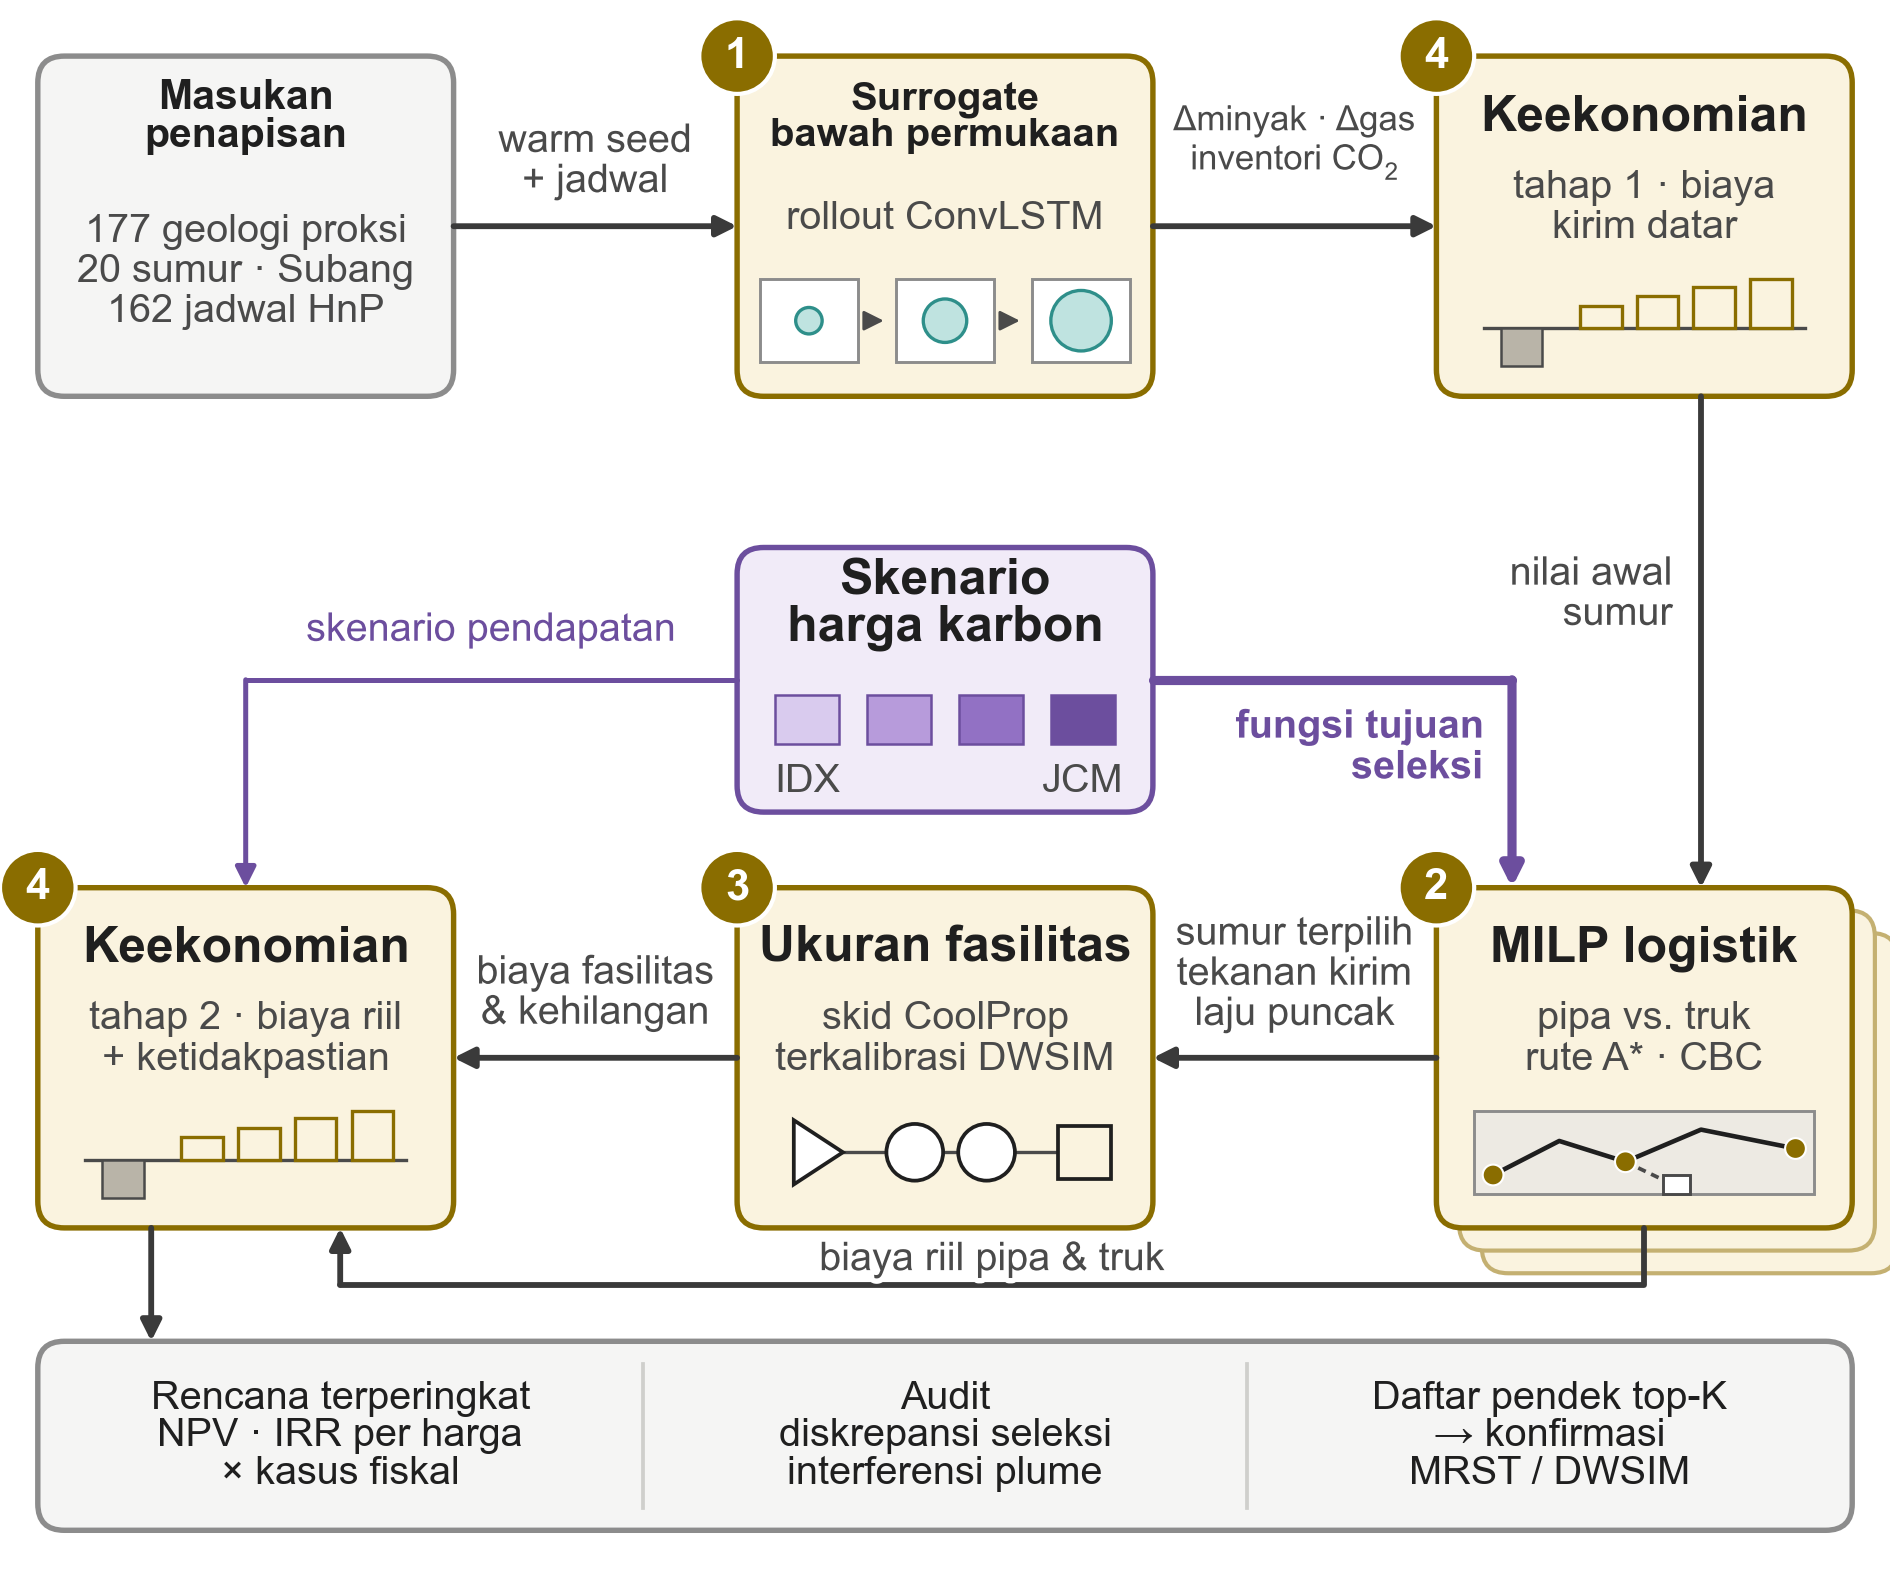

Reproduce this figure in Python.
"""Figure 1 — Integrated framework and two-pass data flow.

Renders at true print size (6.3 in = A4 text width at 2.5 cm side margins), so
font point sizes in this script are the sizes the reader sees. Visual system:
warm gold = framework modules, purple ramp = carbon-price scenarios, neutral
gray = inputs/outputs, ink text only (color never carries text).

Output: fig01_framework.pdf (paper) and fig01_framework.png (review).
"""

from pathlib import Path

import matplotlib

matplotlib.use("Agg")
import matplotlib.patheffects as pe
import matplotlib.pyplot as plt
from feature007_common import localize
from matplotlib.patches import Circle, FancyArrowPatch, FancyBboxPatch, Rectangle
from feature007_common import parser, require_ready

OUT_DIR = Path(__file__).parent

args = parser(1, __doc__).parse_args()
manifest, _ = require_ready(args.bundle, args.figure_number)
screening = manifest["experiment_design"]["screening"]

# ---------------------------------------------------------------- visual system
INK = "#1F1F1F"
SUB_INK = "#4A4A4A"
GOLD_EDGE = "#8A6D00"
GOLD_FILL = "#FAF3DF"
GOLD_SHADOW = "#C4B071"
PURPLE_EDGE = "#6C4E9E"
PURPLE_FILL = "#F1EBF8"
PURPLE_RAMP = ["#D9CBEE", "#B79BDB", "#9271C4", "#6C4E9E"]
GRAY_EDGE = "#8C8C8C"
GRAY_FILL = "#F5F5F4"
ARROW = "#3A3A3A"
TEAL = "#2E8F8A"
TEAL_LIGHT = "#BFE3E0"

F_TITLE = 12.0  # module titles
F_SUB = 9.5     # box sublines
F_LBL = 9.5     # arrow labels
F_BADGE = 10.5  # numbered badges

HALO = [pe.withStroke(linewidth=2.6, foreground="white")]

plt.rcParams.update(
    {
        "font.family": "Arial",
        "mathtext.default": "regular",
        "pdf.fonttype": 42,
        "ps.fonttype": 42,
        "text.color": INK,
    }
)

# ------------------------------------------------------------------- canvas
W_IN = 6.3
XMAX, YMAX = 100.0, 84.0
fig = plt.figure(figsize=(W_IN, W_IN * YMAX / XMAX))
ax = fig.add_axes([0, 0, 1, 1])
ax.set_xlim(0, XMAX)
ax.set_ylim(0, YMAX)
ax.set_aspect("equal")
ax.axis("off")

# column x-extents (3 columns) and row y-extents
COL = {"A": (2, 24), "B": (39, 61), "C": (76, 98)}
ROW_TOP = (63, 81)
ROW_MID = (41, 55)
ROW_BOT = (19, 37)
BAR = (3, 13)


# ------------------------------------------------------------------ helpers
def box(x0, x1, y0, y1, edge, fill, lw=1.3, shadow=False, z=3):
    if shadow:
        for off in (2.4, 1.2):
            ax.add_patch(
                FancyBboxPatch(
                    (x0 + off, y0 - off),
                    x1 - x0,
                    y1 - y0,
                    boxstyle="round,pad=0,rounding_size=1.4",
                    fc=fill,
                    ec=GOLD_SHADOW,
                    lw=1.0,
                    zorder=z - 1,
                )
            )
    ax.add_patch(
        FancyBboxPatch(
            (x0, y0),
            x1 - x0,
            y1 - y0,
            boxstyle="round,pad=0,rounding_size=1.4",
            fc=fill,
            ec=edge,
            lw=lw,
            zorder=z,
        )
    )


def badge(x, y, num):
    ax.add_patch(Circle((x, y), 2.0, fc=GOLD_EDGE, ec="white", lw=1.0, zorder=6))
    ax.text(x, y, num, ha="center", va="center", fontsize=F_BADGE,
            fontweight="bold", color="white", zorder=7)


def txt(x, y, s, size=F_SUB, weight="normal", color=INK, ha="center",
        va="center", halo=False, z=5, ls=1.15):
    t = ax.text(x, y, s, ha=ha, va=va, fontsize=size, fontweight=weight,
                color=color, zorder=z, linespacing=ls)
    if halo:
        t.set_path_effects(HALO)
    return t


def arrow(p0, p1, color=ARROW, lw=1.4, style="-", z=4):
    ax.add_patch(
        FancyArrowPatch(
            p0, p1, arrowstyle="-|>", mutation_scale=10, lw=lw, color=color,
            linestyle=style, shrinkA=0, shrinkB=0, zorder=z,
        )
    )


def elbow(points, color=ARROW, lw=1.4, style="-", z=4):
    xs = [p[0] for p in points[:-1]]
    ys = [p[1] for p in points[:-1]]
    ax.plot(xs, ys, color=color, lw=lw, linestyle=style,
            solid_capstyle="round", zorder=z)
    arrow(points[-2], points[-1], color=color, lw=lw, style=style, z=z)


# ------------------------------------------------------------------- glyphs
def glyph_plume(cx, cy):
    """Three tiny frames with a growing teal plume."""
    for i, (dx, r) in enumerate([(-7.2, 0.7), (0.0, 1.15), (7.2, 1.6)]):
        ax.add_patch(Rectangle((cx + dx - 2.6, cy - 2.2), 5.2, 4.4, fc="white",
                               ec=GRAY_EDGE, lw=0.7, zorder=5))
        ax.add_patch(Circle((cx + dx, cy), r, fc=TEAL_LIGHT, ec=TEAL, lw=0.8,
                            zorder=6))
        if i < 2:
            ax.annotate("", (cx + dx + 4.4, cy), (cx + dx + 2.8, cy),
                        arrowprops=dict(arrowstyle="-|>", color=SUB_INK, lw=0.7),
                        zorder=6)


def glyph_route(cx, cy):
    """Terrain patch showing the per-well mode choice: a solid A*-routed
    pipeline trunk and a dashed road-trucking leg, the two supply modes the
    MILP selects between per well."""
    ax.add_patch(Rectangle((cx - 9, cy - 2.2), 18, 4.4, fc="#EDEAE3",
                           ec=GRAY_EDGE, lw=0.7, zorder=5))
    # Solid pipeline trunk with booster/well nodes.
    xs = [cx - 8, cx - 4.5, cx - 1, cx + 3, cx + 8]
    ys = [cy - 1.2, cy + 0.6, cy - 0.5, cy + 1.2, cy + 0.2]
    ax.plot(xs, ys, color=INK, lw=1.1, zorder=6)
    for x, y in [(xs[0], ys[0]), (xs[2], ys[2]), (xs[4], ys[4])]:
        ax.add_patch(Circle((x, y), 0.55, fc=GOLD_EDGE, ec="white", lw=0.5,
                            zorder=7))
    # Dashed road-trucking leg to an off-trunk well (the other mode).
    ax.plot([xs[2], cx + 1.5], [ys[2], cy - 1.7], color=SUB_INK, lw=0.9,
            ls=(0, (2.2, 1.6)), zorder=6)
    ax.add_patch(Rectangle((cx + 1.0, cy - 2.2), 1.4, 1.0, fc="white",
                           ec=SUB_INK, lw=0.7, zorder=7))


def glyph_skid(cx, cy):
    """Separator triangle -> compressor circles -> pump square."""
    ax.plot([cx - 8, cx + 8], [cy, cy], color=SUB_INK, lw=0.8, zorder=5)
    tri_x = [cx - 8, cx - 5.4, cx - 8]
    tri_y = [cy + 1.7, cy, cy - 1.7]
    ax.fill(tri_x, tri_y, fc="white", ec=INK, lw=0.9, zorder=6)
    for dx in (-1.6, 2.2):
        ax.add_patch(Circle((cx + dx, cy), 1.5, fc="white", ec=INK, lw=0.9,
                            zorder=6))
    ax.add_patch(Rectangle((cx + 6.0, cy - 1.4), 2.8, 2.8, fc=GOLD_FILL,
                           ec=INK, lw=0.9, zorder=6))


def glyph_cash(cx, cy):
    """Year-0 CAPEX bar below the line, recurring bars above."""
    ax.plot([cx - 8.5, cx + 8.5], [cy - 0.6, cy - 0.6], color=SUB_INK, lw=0.8,
            zorder=5)
    ax.add_patch(Rectangle((cx - 7.6, cy - 2.6), 2.2, 2.0, fc="#B9B4A8",
                           ec=SUB_INK, lw=0.6, zorder=6))
    for i, h in enumerate([1.2, 1.7, 2.2, 2.6]):
        ax.add_patch(Rectangle((cx - 3.4 + i * 3.0, cy - 0.6), 2.2, h,
                               fc=GOLD_FILL, ec=GOLD_EDGE, lw=0.8, zorder=6))


# ------------------------------------------------------------------- boxes
yt0, yt1 = ROW_TOP
yb0, yb1 = ROW_BOT

# Inputs (top-left, neutral)
x0, x1 = COL["A"]
box(x0, x1, yt0, yt1, GRAY_EDGE, GRAY_FILL)
txt((x0 + x1) / 2, yt1 - 3.2, "Masukan\npenapisan", size=F_TITLE * 0.82, weight="bold", va="center", ls=1.0)
txt((x0 + x1) / 2, yt0 + 6.6,
    f"{screening['surrogate_training_proxy_geologies']} geologi proksi\n"
    f"{screening['candidate_geologies']} sumur · Subang\n"
    f"{screening['schedules_per_geology']} jadwal HnP",
    size=F_SUB, color=SUB_INK)

# Module 1 — surrogate (top-middle)
x0, x1 = COL["B"]
box(x0, x1, yt0, yt1, GOLD_EDGE, GOLD_FILL)
badge(x0, yt1, "1")
txt((x0 + x1) / 2, yt1 - 3.2, "Surrogate\nbawah permukaan", size=F_TITLE * 0.8,
    weight="bold", va="center", ls=1.0)
txt((x0 + x1) / 2, yt1 - 8.6, "rollout ConvLSTM", size=F_SUB, color=SUB_INK)
glyph_plume((x0 + x1) / 2, yt0 + 4.0)

# Module 4 — economics pass 1 (top-right)
x0, x1 = COL["C"]
box(x0, x1, yt0, yt1, GOLD_EDGE, GOLD_FILL)
badge(x0, yt1, "4")
txt((x0 + x1) / 2, yt1 - 3.2, "Keekonomian", size=F_TITLE, weight="bold")
txt((x0 + x1) / 2, yt1 - 8.0, "tahap 1 · biaya\nkirim datar", size=F_SUB,
    color=SUB_INK)
glyph_cash((x0 + x1) / 2, yt0 + 4.2)

# Carbon-price scenarios (middle, purple)
x0, x1 = COL["B"]
ym0, ym1 = ROW_MID
box(x0, x1, ym0, ym1, PURPLE_EDGE, PURPLE_FILL)
txt((x0 + x1) / 2, ym1 - 3.0, "Skenario\nharga karbon", size=F_TITLE,
    weight="bold", ls=1.0)
chip_y = ym0 + 3.6
chip_w = 3.4
gap = (x1 - x0 - 4 * chip_w - 4) / 3
cx = x0 + 2
for i, c in enumerate(PURPLE_RAMP):
    ax.add_patch(Rectangle((cx, chip_y), chip_w, 2.6, fc=c, ec=PURPLE_EDGE,
                           lw=0.6, zorder=6))
    cx += chip_w + gap
txt(x0 + 2 + chip_w / 2, chip_y - 2.0, "IDX", size=F_LBL, color=SUB_INK)
txt(x1 - 2 - chip_w / 2, chip_y - 2.0, "JCM", size=F_LBL, color=SUB_INK)

# Module 2 — logistics mode-choice MILP (bottom-right, stacked per price)
x0, x1 = COL["C"]
box(x0, x1, yb0, yb1, GOLD_EDGE, GOLD_FILL, shadow=True)
badge(x0, yb1, "2")
txt((x0 + x1) / 2, yb1 - 3.2, "MILP logistik", size=F_TITLE, weight="bold")
txt((x0 + x1) / 2, yb1 - 8.0, "pipa vs. truk\nrute A* · CBC",
    size=F_SUB, color=SUB_INK)
glyph_route((x0 + x1) / 2, yb0 + 4.0)

# Module 3 — facilities (bottom-middle)
x0, x1 = COL["B"]
box(x0, x1, yb0, yb1, GOLD_EDGE, GOLD_FILL)
badge(x0, yb1, "3")
txt((x0 + x1) / 2, yb1 - 3.2, "Ukuran fasilitas", size=F_TITLE, weight="bold")
txt((x0 + x1) / 2, yb1 - 8.0, "skid CoolProp\nterkalibrasi DWSIM", size=F_SUB,
    color=SUB_INK)
glyph_skid((x0 + x1) / 2, yb0 + 4.0)

# Module 4 — economics pass 2 (bottom-left)
x0, x1 = COL["A"]
box(x0, x1, yb0, yb1, GOLD_EDGE, GOLD_FILL)
badge(x0, yb1, "4")
txt((x0 + x1) / 2, yb1 - 3.2, "Keekonomian", size=F_TITLE, weight="bold")
txt((x0 + x1) / 2, yb1 - 8.0, "tahap 2 · biaya riil\n+ ketidakpastian",
    size=F_SUB, color=SUB_INK)
glyph_cash((x0 + x1) / 2, yb0 + 4.2)

# Outputs bar (bottom, neutral, three cells)
box(2, 98, BAR[0], BAR[1], GRAY_EDGE, GRAY_FILL)
for xr in (34, 66):
    ax.plot([xr, xr], [BAR[0] + 1.2, BAR[1] - 1.2], color="#CFCFCC", lw=0.9,
            zorder=5)
by = (BAR[0] + BAR[1]) / 2
txt(18, by, "Rencana terperingkat\nNPV · IRR per harga\n× kasus fiskal",
    size=F_LBL, color=INK, ls=1.05)
txt(50, by, "Audit\ndiskrepansi seleksi\ninterferensi plume",
    size=F_LBL, color=INK, ls=1.05)
txt(82, by, "Daftar pendek top-K\n→ konfirmasi\nMRST / DWSIM",
    size=F_LBL, color=INK, ls=1.05)

# ------------------------------------------------------------------- arrows
ymid_top = (yt0 + yt1) / 2  # 72
ymid_bot = (yb0 + yb1) / 2  # 28

# Inputs -> M1
arrow((COL["A"][1], ymid_top), (COL["B"][0], ymid_top))
txt((COL["A"][1] + COL["B"][0]) / 2, ymid_top + 3.4,
    "warm seed\n+ jadwal", size=F_LBL, color=SUB_INK, halo=True)

# M1 -> pass-1 economics
arrow((COL["B"][1], ymid_top), (COL["C"][0], ymid_top))
txt((COL["B"][1] + COL["C"][0]) / 2, ymid_top + 4.4,
    "Δminyak · Δgas\ninventori CO$_2$", size=F_LBL * 0.88,
    color=SUB_INK, halo=True)

# pass 1 -> M2 (vertical, right side)
elbow([(90, yt0), (90, yb1)])
txt(88.5, 52.5, "nilai awal\nsumur", size=F_LBL, color=SUB_INK,
    ha="right", halo=True)

# carbon price -> M2 selection objective (bold purple)
elbow([(COL["B"][1], 48), (80, 48), (80, yb1)], color=PURPLE_EDGE, lw=2.2)
txt(78.5, 44.4, "fungsi tujuan\nseleksi", size=F_LBL, color=PURPLE_EDGE,
    weight="bold", ha="right", halo=True)

# carbon price -> pass-2 economics revenue scenarios (thin purple)
elbow([(COL["B"][0], 48), (13, 48), (13, yb1)], color=PURPLE_EDGE, lw=1.2)
txt(26, 50.6, "skenario pendapatan", size=F_LBL, color=PURPLE_EDGE, halo=True)

# M2 -> M3
arrow((COL["C"][0], ymid_bot), (COL["B"][1], ymid_bot))
txt((COL["C"][0] + COL["B"][1]) / 2, ymid_bot + 4.4,
    "sumur terpilih\ntekanan kirim\nlaju puncak", size=F_LBL, color=SUB_INK,
    halo=True)

# M3 -> pass 2
arrow((COL["B"][0], ymid_bot), (COL["A"][1], ymid_bot))
txt((COL["B"][0] + COL["A"][1]) / 2, ymid_bot + 3.4,
    "biaya fasilitas\n& kehilangan", size=F_LBL, color=SUB_INK, halo=True)

# M2 -> pass 2 bypass: raw pipeline & trucking costs (below bottom row)
elbow([(87, yb0), (87, 16), (18, 16), (18, yb0)])
txt(52.5, 17.3, "biaya riil pipa & truk", size=F_LBL, color=SUB_INK,
    halo=True)

# pass 2 -> outputs bar
arrow((8, yb0), (8, BAR[1]))

localize(fig)

fig.savefig(OUT_DIR / "fig01_framework.pdf")
fig.savefig(OUT_DIR / "fig01_framework.png", dpi=300)
print("wrote", OUT_DIR / "fig01_framework.pdf")
